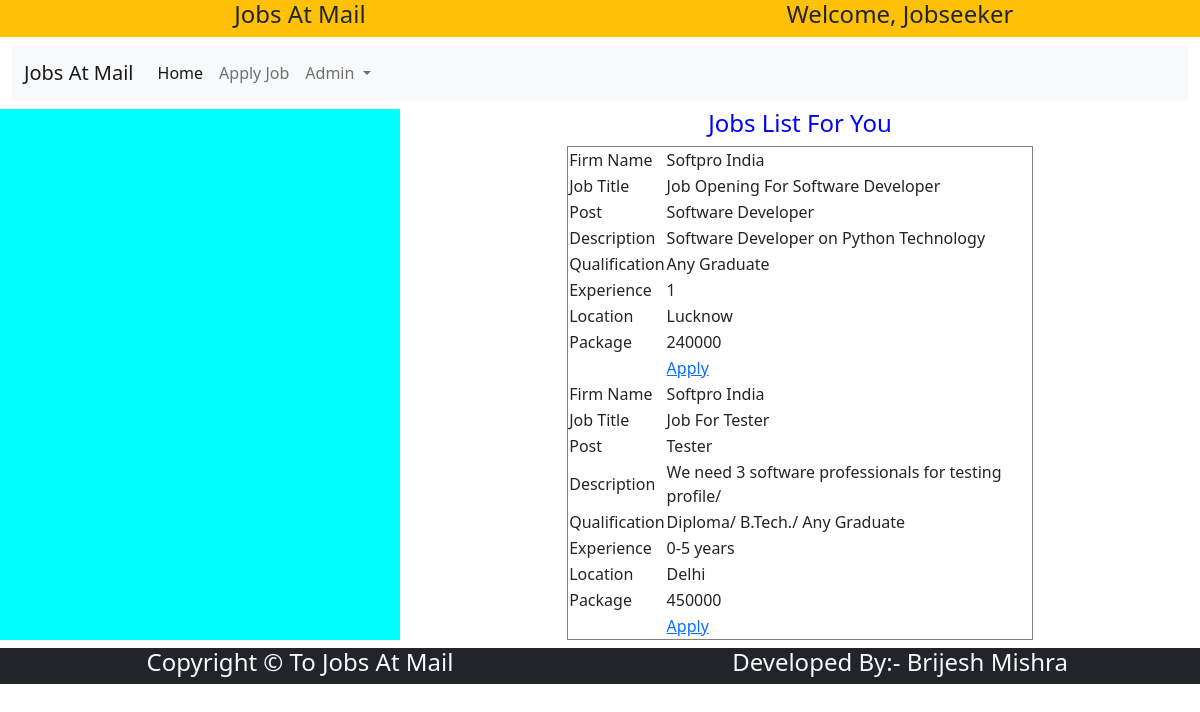
The page /applyjob/ (signed in) on the database its author committed.
### jamapp/models.py (models this page shows)
class Jobs(models.Model):
    firmname=models.CharField(max_length=100)
    jobtitle=models.CharField(max_length=100)
    post=models.CharField(max_length=50)
    jobdesc=models.TextField()
    qualification=models.CharField(max_length=100)
    experience=models.CharField(max_length=20)
    location=models.CharField(max_length=100)
    salarypa=models.IntegerField()
    posteddate=models.CharField(max_length=30)
    emailaddress=models.EmailField(max_length=50)

### jamapp/views.py (the view)
# urls.py: path('applyjob/',views.applyjob,name='applyjob'),
def applyjob(request):
    try:
        if request.session['jobseeker']:
            jb=Jobs.objects.all()
            return render(request,'applyjob.html',{'jb':jb})
    except:
        return render(request,'login.html')

### jamapp/templates/applyjob.html
{% extends "jobbase.html" %}
{% block body %}
    <h4 style="color:blue;text-align:center;">
        Jobs List For You
    </h4>
    <div style="width:100%">
        <table border="1" style="margin:0 auto;width:60%;">
            {% for j in jb %}
                <tr>
                    <td>Firm Name</td>
                    <td>{{j.firmname}}</td>
                </tr>
                <tr>
                    <td>Job Title</td>
                    <td>{{j.jobtitle}}</td>
                </tr>
                <tr>
                    <td>Post</td>
                    <td>{{j.post}}</td>
                </tr>
                <tr>
                    <td>Description</td>
                    <td>{{j.jobdesc}}</td>
                </tr>
                <tr>
                    <td>Qualification</td>
                    <td>{{j.qualification}}</td>
                </tr>
                <tr>
                    <td>Experience</td>
                    <td>{{j.experience}}</td>
                </tr>
                <tr>
                    <td>Location</td>
                    <td>{{j.location}}</td>
                </tr>
                <tr>
                    <td>Package</td>
                    <td>{{j.salarypa}}</td>
                </tr>
                <tr>
                    <td>&nbsp;</td>
                    <td>
                        <a href="{% url 'appliedjobs' id=j.id %}">Apply</a>
                    </td>
                </tr>
            {% endfor %}
        </table>
    </div>
{% endblock body %}

### jamapp/templates/jobbase.html (shortened to what this page needs)
<!DOCTYPE html>
<html lang="en">
{% load static %}
<head>
    <link href="{% static 'css/bootstrap.css' %}" rel="stylesheet"/>
</head>
<body>
    <div class="container-fluid">
        <div class="row bg-warning text-dark text-center">
            <div class="col-sm-6">
                <h4>Jobs At Mail</h4>
            </div>
            <div class="col-sm-6">
                <h4>Welcome, Jobseeker</h4>
            </div>
        </div>
        <div class="row mt-2">
            <div class="col-sm-12">
                <nav class="navbar navbar-expand-lg bg-light">
  <div class="container-fluid">
    <a class="navbar-brand" href="#">Jobs At Mail</a>
    <div class="collapse navbar-collapse" id="navbarNavDropdown">
      <ul class="navbar-nav">
        <li class="nav-item">
          <a class="nav-link active" aria-current="page" href="{% url 'jobhome' %}">Home</a>
        </li>
        <li class="nav-item">
          <a class="nav-link" href="{% url 'applyjob' %}">Apply Job</a>
        </li>
        <li class="nav-item dropdown">
          <a class="nav-link dropdown-toggle" href="#" role="button" data-bs-toggle="dropdown" aria-expanded="false">
            Admin
          </a>
        </li>
      </ul>
    </div>
  </div>
</nav>
            </div>
        </div>
        <div class="row mt-2">
            <div class="col-sm-4 left">
            </div>
            <div class="col-sm-8 right">
                {% block body %}
                {% endblock body %}
            </div>
        </div>
        <div class="row mt-2 bg-dark text-light text-center">
            <div class="col-sm-6">
                <h4> Copyright &copy; To Jobs At Mail</h4>
            </div>
            <div class="col-sm-6">
                <h4>Developed By:- Brijesh Mishra</h4>
            </div>
        </div>
    </div>
</body>
</html>

### jamapp/templates/jobbase.html (style rules this page uses)
.left { background-color:cyan; min-height:500px; }
.right { background-color:white; min-height:500px; }

### rows shown on the page
Jobs: firmname "Softpro India", jobtitle "Job Opening For Software Developer", post "Software Developer", jobdesc "Software Developer on Python Technology", qualification "Any Graduate", experience "1", location "Lucknow", salarypa "240000"
Jobs: firmname "Softpro India", jobtitle "Job For Tester", post "Tester", jobdesc "We need 3 software professionals for testing profile/", qualification "Diploma/ B.Tech./ Any Graduate", experience "0-5 years", location "Delhi", salarypa "450000"
